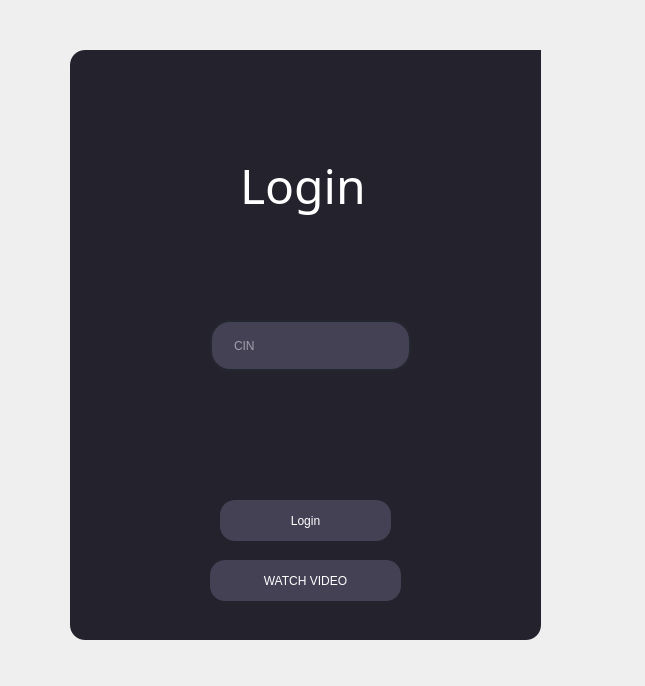
<?xml version="1.0" encoding="UTF-8"?>
<ui version="4.0">
 <class>Dialog</class>
 <widget class="QDialog" name="Dialog">
  <property name="geometry">
   <rect>
    <x>0</x>
    <y>0</y>
    <width>645</width>
    <height>686</height>
   </rect>
  </property>
  <property name="windowTitle">
   <string>Login</string>
  </property>
  <property name="windowIcon">
   <iconset resource="photos.qrc">
    <normaloff>:/243530218_1310825109377240_1931357582866907769_n.ico</normaloff>:/243530218_1310825109377240_1931357582866907769_n.ico</iconset>
  </property>
  <property name="styleSheet">
   <string notr="true">*{
border-radius: 15px;
}</string>
  </property>
  <widget class="QWidget" name="widget" native="true">
   <property name="geometry">
    <rect>
     <x>70</x>
     <y>50</y>
     <width>471</width>
     <height>590</height>
    </rect>
   </property>
   <property name="styleSheet">
    <string notr="true">background-color: rgb(36,34,44);
	color: #000000;</string>
   </property>
   <widget class="QWidget" name="widget_2" native="true">
    <property name="geometry">
     <rect>
      <x>140</x>
      <y>180</y>
      <width>211</width>
      <height>221</height>
     </rect>
    </property>
    <widget class="QLineEdit" name="lineEdit">
     <property name="geometry">
      <rect>
       <x>0</x>
       <y>90</y>
       <width>201</width>
       <height>51</height>
      </rect>
     </property>
     <property name="styleSheet">
      <string notr="true">QLineEdit{
border: 2px solid rgb(37,39,48);
border-radius: 20px;
color:#FFF;
padding-right: 20px;
padding-left: 20px;
background-color: rgb(69, 65, 85);
}
QLineEdit:hover{
border: 2px solid rgb(38,50,62);
}
QLineEdit:focus{
border: 2px solid rgb(35,170,250);
background-color: rgb(103, 97, 126);
}</string>
     </property>
     <property name="placeholderText">
      <string>CIN</string>
     </property>
    </widget>
   </widget>
   <widget class="QLabel" name="label">
    <property name="geometry">
     <rect>
      <x>170</x>
      <y>90</y>
      <width>151</width>
      <height>91</height>
     </rect>
    </property>
    <property name="font">
     <font>
      <family>Vijaya</family>
      <pointsize>36</pointsize>
      <weight>50</weight>
      <italic>false</italic>
      <bold>false</bold>
     </font>
    </property>
    <property name="styleSheet">
     <string notr="true">#label{
	color: rgb(255, 255, 255);
	font: 36pt &quot;Vijaya&quot;;
}
</string>
    </property>
    <property name="text">
     <string>Login</string>
    </property>
   </widget>
   <widget class="QToolButton" name="toolButton">
    <property name="geometry">
     <rect>
      <x>380</x>
      <y>-20</y>
      <width>111</width>
      <height>131</height>
     </rect>
    </property>
    <property name="styleSheet">
     <string notr="true">border: solid rgb(0,0,0) 30px</string>
    </property>
    <property name="text">
     <string/>
    </property>
    <property name="icon">
     <iconset resource="photos.qrc">
      <normaloff>:/243530218_1310825109377240_1931357582866907769_n.ico</normaloff>:/243530218_1310825109377240_1931357582866907769_n.ico</iconset>
    </property>
    <property name="iconSize">
     <size>
      <width>128</width>
      <height>128</height>
     </size>
    </property>
   </widget>
   <widget class="QPushButton" name="pushButton">
    <property name="geometry">
     <rect>
      <x>150</x>
      <y>450</y>
      <width>171</width>
      <height>41</height>
     </rect>
    </property>
    <property name="styleSheet">
     <string notr="true">QPushButton{
border:  solid rgb(37,39,48);
color:#FFF;
background-color: rgb(69, 65, 85);
	font: 19pt &quot;Vijaya&quot;;

}
QPushButton:hover{
font: Bold;
	background-color: rgb(206, 19, 2);
}
QPushButton:focus{
	background-color: rgb(255, 0, 0);
font: Bold;
}

</string>
    </property>
    <property name="text">
     <string>Login</string>
    </property>
   </widget>
   <widget class="QPushButton" name="pushButton_2">
    <property name="geometry">
     <rect>
      <x>140</x>
      <y>510</y>
      <width>191</width>
      <height>41</height>
     </rect>
    </property>
    <property name="styleSheet">
     <string notr="true">QPushButton{
border:  solid rgb(37,39,48);
color:#FFF;
background-color: rgb(69, 65, 85);
	font: 19pt &quot;Vijaya&quot;;

}
QPushButton:hover{
font: Bold;
	background-color: rgb(206, 19, 2);
}
QPushButton:focus{
	background-color: rgb(255, 0, 0);
font: Bold;
}

</string>
    </property>
    <property name="text">
     <string>WATCH VIDEO</string>
    </property>
   </widget>
  </widget>
 </widget>
 <resources>
  <include location="photos.qrc"/>
 </resources>
 <connections/>
</ui>
